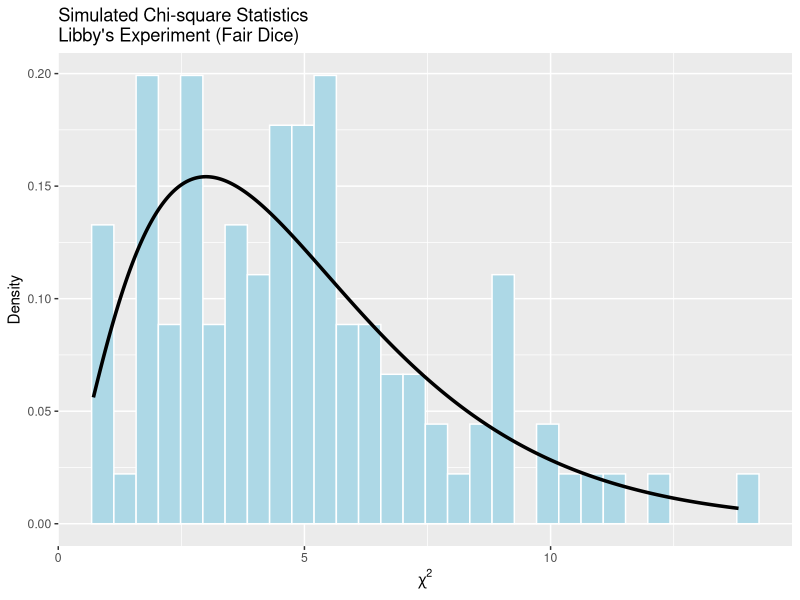
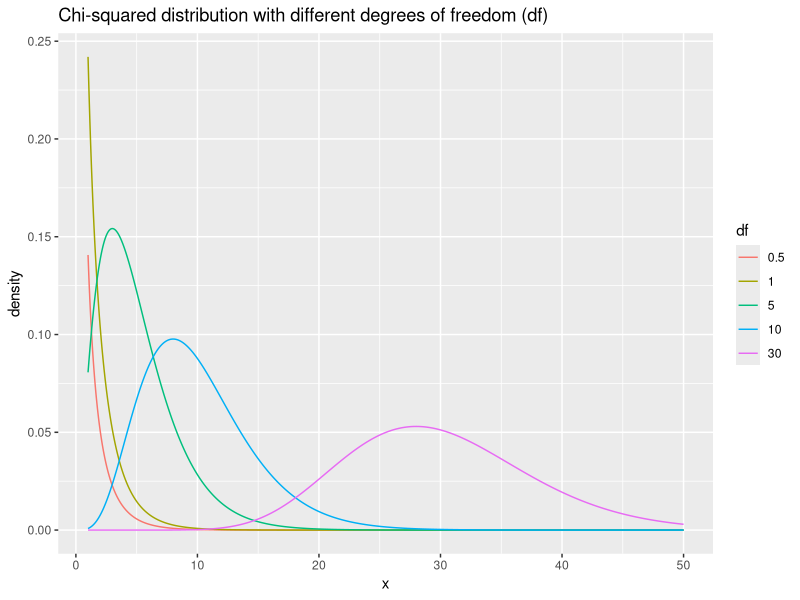

These charts were generated, in order, by the following R code:
# ---- 0. Setup and load libraries, if any ----

library(ggplot2)


# ---- 1. Simulate Labby's experiment many times ----

set.seed(42)  # for reproducibility

n_rolls <- 26306    # number of times 12 dice are rolled
n_dice <- 12        # number of dice per roll
n_sim <- 100        # number of simulations

expected <- rep(n_rolls * n_dice / 6, 6)

chisq_stats <- numeric(n_sim)
for (i in 1:n_sim) {
  # Simulate all dice rolls (matrix: n_rolls x n_dice)
  rolls <- matrix(sample(1:6, n_rolls * n_dice, replace = TRUE), ncol = n_dice)
  # Tabulate all outcomes
  observed <- table(factor(rolls, levels = 1:6))
  # Compute chi-square statistic
  chisq_stats[i] <- sum((observed - expected)^2 / expected)
}

# Plot histogram of simulated chi-square statistics
# Prepare data for ggplot
chisq_df <- data.frame(chisq = chisq_stats)

# Create a data frame for the theoretical chi-square density
x_theory <- seq(min(chisq_stats), max(chisq_stats), length.out = 1000)
theory_df <- data.frame(
  chisq = x_theory,
  density = dchisq(x_theory, df = 5)
)

# Plot with ggplot2
ggplot(chisq_df, aes(x = chisq)) +
  geom_histogram(aes(y = ..density..), bins = 30, fill = "lightblue", color = "white") +
  geom_line(data = theory_df, aes(x = chisq, y = density), color = "black", size = 1.2) +
  labs(
    title = "Simulated Chi-square Statistics\nLibby's Experiment (Fair Dice)",
    x = expression(chi^2),
    y = "Density"
  )


# ---- 2. Plotting the chi-squared distribution ----

# Set an x-axis over which to evaluate the chi-squared distribution
npoints <- 1000
x <- seq(1, 50, length.out=npoints)

# Which function do you think we should use to compute Pr(X=x) for each x above:
# dchisq, pchisq, qchisq, or rchisq?

df05 <- dchisq(x, df=0.5)  
df1 <- dchisq(x, df=1)
df5 <- dchisq(x, df=5)
df10 <- dchisq(x, df=10)
df50 <- dchisq(x, df=30)

data <- data.frame(rep(x, 5), 
                   c(df05, df1, df5, df10, df50), 
                   c(rep(0.5, npoints), rep(1, npoints), rep(5, npoints), rep(10, npoints), 
                     rep(30, npoints)))
colnames(data) <- c("x", "density", "df")

ggplot(data=data, aes(x=x, y=density, color=factor(df))) +
  geom_line() +
  labs(color="df") +
  ggtitle("Chi-squared distribution with different degrees of freedom (df)")

# ---- 3. Computing probabilities ----

pchisq(q = 30, df = 6, lower.tail = FALSE)
